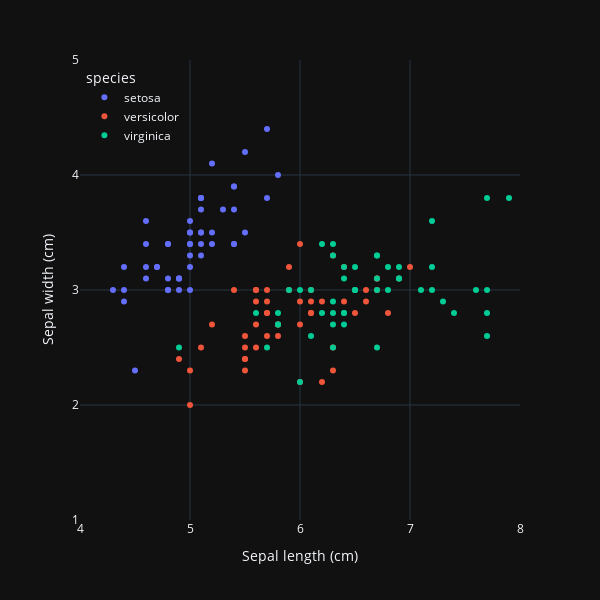

Write notebook code for a chart like this one.
### Code cell
# 绘制散点图，渲染marker展示鸢尾花分类
fig = px.scatter(iris_df, x="sepal_length", y="sepal_width", 
                 color="species",
                 width = 600, height = 600,
                 labels={"sepal_length": "Sepal length (cm)","sepal_width": "Sepal width (cm)"})
# 修饰图像
fig.update_layout(xaxis_range=[4, 8], yaxis_range=[1, 5])
fig.update_layout(xaxis = dict(tickmode = 'array', tickvals = xticks))
fig.update_layout(yaxis = dict(tickmode = 'array', tickvals = yticks))

fig.update_layout(legend=dict(yanchor="top", y=0.99,
                            xanchor="left",x=0.01))
fig.show()

### Figure 1 — Plotly figure (JSON) as saved in the notebook; plotly's stock layout.template omitted (floating-point values rounded to 4 significant figures)
{"data": [{"hovertemplate": "species=setosa<br>Sepal length (cm)=%{x}<br>Sepal width (cm)=%{y}<extra></extra>", "legendgroup": "setosa", "marker": {"color": "#636efa", "symbol": "circle"}, "mode": "markers", "name": "setosa", "orientation": "v", "showlegend": true, "x": [5.1, 4.9, 4.7, 4.6, 5.0, 5.4, 4.6, 5.0, 4.4, 4.9, 5.4, 4.8, 4.8, 4.3, 5.8, 5.7, 5.4, 5.1, 5.7, 5.1, 5.4, 5.1, 4.6, 5.1, 4.8, 5.0, 5.0, 5.2, 5.2, 4.7, 4.8, 5.4, 5.2, 5.5, 4.9, 5.0, 5.5, 4.9, 4.4, 5.1, 5.0, 4.5, 4.4, 5.0, 5.1, 4.8, 5.1, 4.6, 5.3, 5.0], "xaxis": "x", "y": [3.5, 3.0, 3.2, 3.1, 3.6, 3.9, 3.4, 3.4, 2.9, 3.1, 3.7, 3.4, 3.0, 3.0, 4.0, 4.4, 3.9, 3.5, 3.8, 3.8, 3.4, 3.7, 3.6, 3.3, 3.4, 3.0, 3.4, 3.5, 3.4, 3.2, 3.1, 3.4, 4.1, 4.2, 3.1, 3.2, 3.5, 3.1, 3.0, 3.4, 3.5, 2.3, 3.2, 3.5, 3.8, 3.0, 3.8, 3.2, 3.7, 3.3], "yaxis": "y", "type": "scatter"}, {"hovertemplate": "species=versicolor<br>Sepal length (cm)=%{x}<br>Sepal width (cm)=%{y}<extra></extra>", "legendgroup": "versicolor", "marker": {"color": "#EF553B", "symbol": "circle"}, "mode": "markers", "name": "versicolor", "orientation": "v", "showlegend": true, "x": [7.0, 6.4, 6.9, 5.5, 6.5, 5.7, 6.3, 4.9, 6.6, 5.2, 5.0, 5.9, 6.0, 6.1, 5.6, 6.7, 5.6, 5.8, 6.2, 5.6, 5.9, 6.1, 6.3, 6.1, 6.4, 6.6, 6.8, 6.7, 6.0, 5.7, 5.5, 5.5, 5.8, 6.0, 5.4, 6.0, 6.7, 6.3, 5.6, 5.5, 5.5, 6.1, 5.8, 5.0, 5.6, 5.7, 5.7, 6.2, 5.1, 5.7], "xaxis": "x", "y": [3.2, 3.2, 3.1, 2.3, 2.8, 2.8, 3.3, 2.4, 2.9, 2.7, 2.0, 3.0, 2.2, 2.9, 2.9, 3.1, 3.0, 2.7, 2.2, 2.5, 3.2, 2.8, 2.5, 2.8, 2.9, 3.0, 2.8, 3.0, 2.9, 2.6, 2.4, 2.4, 2.7, 2.7, 3.0, 3.4, 3.1, 2.3, 3.0, 2.5, 2.6, 3.0, 2.6, 2.3, 2.7, 3.0, 2.9, 2.9, 2.5, 2.8], "yaxis": "y", "type": "scatter"}, {"hovertemplate": "species=virginica<br>Sepal length (cm)=%{x}<br>Sepal width (cm)=%{y}<extra></extra>", "legendgroup": "virginica", "marker": {"color": "#00cc96", "symbol": "circle"}, "mode": "markers", "name": "virginica", "orientation": "v", "showlegend": true, "x": [6.3, 5.8, 7.1, 6.3, 6.5, 7.6, 4.9, 7.3, 6.7, 7.2, 6.5, 6.4, 6.8, 5.7, 5.8, 6.4, 6.5, 7.7, 7.7, 6.0, 6.9, 5.6, 7.7, 6.3, 6.7, 7.2, 6.2, 6.1, 6.4, 7.2, 7.4, 7.9, 6.4, 6.3, 6.1, 7.7, 6.3, 6.4, 6.0, 6.9, 6.7, 6.9, 5.8, 6.8, 6.7, 6.7, 6.3, 6.5, 6.2, 5.9], "xaxis": "x", "y": [3.3, 2.7, 3.0, 2.9, 3.0, 3.0, 2.5, 2.9, 2.5, 3.6, 3.2, 2.7, 3.0, 2.5, 2.8, 3.2, 3.0, 3.8, 2.6, 2.2, 3.2, 2.8, 2.8, 2.7, 3.3, 3.2, 2.8, 3.0, 2.8, 3.0, 2.8, 3.8, 2.8, 2.8, 2.6, 3.0, 3.4, 3.1, 3.0, 3.1, 3.1, 3.1, 2.7, 3.2, 3.3, 3.0, 2.5, 3.0, 3.4, 3.0], "yaxis": "y", "type": "scatter"}], "layout": {"xaxis": {"anchor": "y", "domain": [0.0, 1.0], "title": {"text": "Sepal length (cm)"}, "range": [4, 8], "tickmode": "array", "tickvals": [4, 5, 6, 7, 8]}, "yaxis": {"anchor": "x", "domain": [0.0, 1.0], "title": {"text": "Sepal width (cm)"}, "range": [1, 5], "tickmode": "array", "tickvals": [1, 2, 3, 4, 5]}, "legend": {"title": {"text": "species"}, "tracegroupgap": 0, "yanchor": "top", "y": 0.99, "xanchor": "left", "x": 0.01}, "margin": {"t": 60}, "height": 600, "width": 600}}
